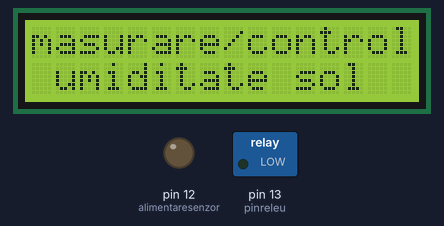
This sketch was run on a simulated Arduino Uno, built with avr-gcc and run on an emulated ATmega328P. On the bench: 16×2 character LCD, switched loads named in the sketch (green lamp = pin HIGH), output pins drawn as LEDs (lit = HIGH).

Above: at 0.1 s.
At 4.2 s:
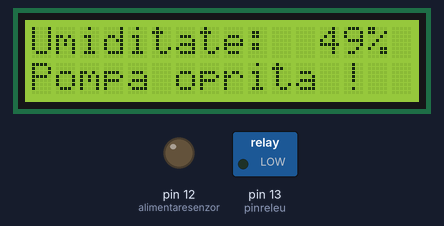
Timing chart, 0 to 5.7 s (numbered marks = the images above):
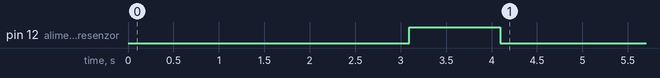

Measured:
- by itself, pin 12 (alimentaresenzor): LOW → HIGH at 3.1 s, → LOW 1.0 s later

The sketch:

lcd1602_i2c_umditatesol_ver1.ino
```cpp
// sketch scris de niq_ro (Nicu FLORICA), Craiova, 22.06.2016
// versiune pentru udare, 27.06.2016
// http://www.tehnic.go.ro
// http://nicuflorica.blogspot.ro/
// http://arduinotehniq.blogspot.com/
// http://www.arduinotehniq.com/

#include <Wire.h>                // folosire librarie pentru protocol i2c
#include <LiquidCrystal_I2C.h>   // folosire librarie pentru afisaj lcd1602 pe i2c

// afisaj 1602 pe i2c cu adresa 0x27
LiquidCrystal_I2C lcd(0x27, 16, 2);

int citiredate;
int procentumiditate;
#define pinsenzor A1             // senzorul de masura se conecteaza la pinul definit
#define alimentaresenzor 12      // senzorul nu va fi alimentat permanent pt. evitare efect de coroziune (electroliza)
#define pinreleu 13              // comanda releului care poate porni o pompa se conecteaza la pinul definit
byte pragudare;                  // variabila pentru prag pornire pompa (0..100%)
unsigned long pauzamare;         // variabila pentru timp intre citiri (in ms) cand pamantul este umed;
unsigned int pauzamica;          // variabila pentru timp intre citiri (in ms) cand pamantul este uscat;

void setup()
{
pinMode(alimentaresenzor, OUTPUT); // definim pinul ca iesire
pinMode(pinreleu, OUTPUT);         // definim pinul ca iesire

digitalWrite(alimentaresenzor, LOW); // pinul ramane in 0 logic
digitalWrite(pinreleu, LOW);         // pinul ramane in 0 logic

lcd.begin();  // initializare afisaj
lcd.backlight(); // aprindere fundal

lcd.setCursor(0, 0);   // pozitionare cursor pe colana a 4-a din stanga - sus
lcd.print("masurare/control"); // afisare text
lcd.setCursor(1, 1);   // mutare cursor pe coloana a 2-a din stanga - jos
lcd.print("umiditate sol"); // afisare text
delay(3000);           // temporizare 3 secunde
lcd.clear();           // stergere ecran

pragudare = 25;        // prag alimentare pompa in % (25%)
pauzamare = 300000;    // timp in ms (300000 -> 300sec -> 5 minute)
//pauzamare = 10000;    // valoare pentru teste
pauzamica = 5000;      // timp in ms (5000 -> 5sec)
}

void loop()
{
digitalWrite(alimentaresenzor, HIGH); // pinul de alimentare senzor in 1 logic
delay(1000);
citiredate = analogRead(pinsenzor);                // citire valoare pe intrarea analogica
procentumiditate = map(citiredate, 1023,0,0,100);  // transformare date primare in procente
digitalWrite(alimentaresenzor, LOW); // pinul de alimentare senzor in 0 logic

lcd.setCursor(0, 0);
lcd.print("Umiditate: ");
if (procentumiditate < 100) lcd.print(" ");
if (procentumiditate < 10) lcd.print(" ");
lcd.print(procentumiditate);
lcd.print("%");

if (procentumiditate < pragudare) // daca pamantul e prea uscat
{
digitalWrite(pinreleu, HIGH);     // se comanda releul pentru a actiona o pompa
lcd.setCursor(0, 1);
lcd.print("Pompa pornita ! ");
}
else                              // daca pamantul este suficient de umed
{
digitalWrite(pinreleu, LOW);      // releul este in repaus
lcd.setCursor(0, 1);
lcd.print("Pompa oprita !  ");
delay(pauzamare);                 // pauza mare intre citiri cand pamantul este umed
}

delay(pauzamica);	          // pauza intre cititi
}
```
